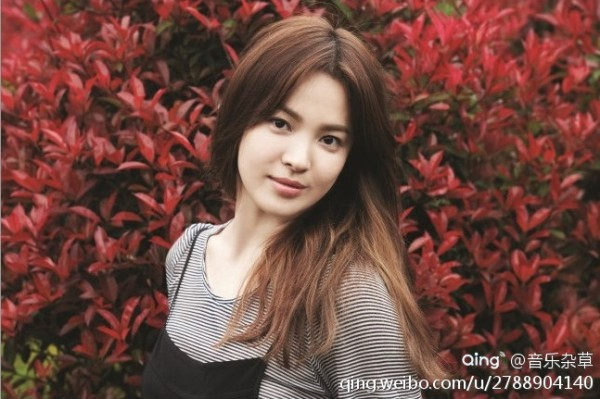
#> input picture snippet/haha.jpg, 600 x 399 px
$ jupyter execute --allow-errors '学习pil.ipynb'
#> lines starting #> are read from the running program, lines starting #| are printed output that depends on the picture
# 从数组产生彩色图片

[cell 1]
from PIL import Image
import numpy as np

data = -np.ones((100, 3)).reshape(10, 10, 3).astype('byte')
data[:5, :5, 2] = 0  # 只保留RG两色，即为黄色
data[5:, 5:, 1] = 0
data[:5, 5:, 0] = 0
img = Image.fromarray(data, "RGB")
img.show()

1 (1-bit pixels, black and white, stored with one pixel per byte)
L (8-bit pixels, black and white)
P (8-bit pixels, mapped to any other mode using a color palette)
RGB (3x8-bit pixels, true color)
RGBA (4x8-bit pixels, true color with transparency mask)
CMYK (4x8-bit pixels, color separation)
YCbCr (3x8-bit pixels, color video format)
I (32-bit signed integer pixels)
F (32-bit floating point pixels)

# 从数组产生灰度图片

[cell 2]
from PIL import Image
import numpy as np
"""
当使用fromarray产生图片时，图片的类型（1,L,P之类的）跟数组每个元素的大小必须匹配！
"""
img = Image.fromarray(np.array([255]*100).astype(np.byte).reshape(10,10), 'L')
print(list(img.getdata()))
img.show()

# 使用histogram

[cell 3]
from PIL import  Image
img=Image.open("haha.jpg")
#> img is the input picture: PIL image 600x399 RGB; mean R, G, B 112.2, 72.6, 64.5
res=img.histogram()
#> res = 768 values, max 4886 at index 549, min 0 at index 0, mean 935.2
print(len(res))
#| 768

# 使用PIL进行屏幕截图

[cell 4]
from PIL import ImageGrab

#> (the rest of this cell did not finish here and is left out)

# 使用图片的info

[cell 5]
"""
能否保留文件info信息取决于图片类型
"""
img = Image.fromarray((128 * np.ones((20, 20))).astype(np.byte), "L")
#> img: PIL image 20x20 L; every value is 128
img.info['user'] = "weidiao"
print(img.info)
#| {'user': 'weidiao'}
img.save("haha.pdf")
#> (the rest of this cell did not finish here and is left out)

# 使用调色板（仅支持L和P模式）

[cell 6]
from PIL import Image
import numpy as np

"""
如果mode=1，不管数组的实际长度，总是取其中的前width*height位，mode=1是黑白图
mode=L是灰度图
mode=P是调色板图，可以容纳256种颜色，它可以是彩图
"""
# 首先创建一个灰度图，其中每个像素都是122灰度
img = Image.fromarray((122 * np.ones((20, 20))).astype(np.byte), "P")
#> img: PIL image 20x20 P; every value is 0


def method1():
    # 创建一个pallete，注意pallete只能用于mode=L和mode=P的情况，用于将灰度图彩色化
    pallete = np.zeros(256 * 3).astype(np.byte)  # 与pallete数组的形状无关，只取前768个byte
    # 将灰度为122的元素置为红色
    pallete[122 * 3] = 255
    img.putpalette(pallete)


def method2():
    # 创建一个pallete，注意pallete只能用于mode=L和mode=P的情况，用于将灰度图彩色化
    pallete = np.zeros(256 * 3).astype(np.byte)  # 与pallete数组的形状无关，只取前768个byte
    # 将灰度为122的元素置为红色
    pallete[122 * 3] = 255
    img.putpalette(pallete)
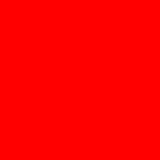
#> img: PIL image 20x20 P (shown 8 times larger); mean R, G, B 255, 0, 0


def method3():
    pallete = [0] * 768
    pallete[122 * 3] = 255
    img.putpalette(pallete)


method2()
img.show()
# 灰度122映射为RGB应为（122，122，122），RGB三色相同必然是灰色
